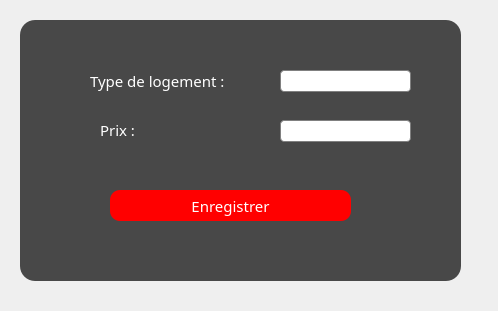
<?xml version="1.0" encoding="UTF-8"?>
<ui version="4.0">
 <class>ModifLog</class>
 <widget class="QDialog" name="ModifLog">
  <property name="geometry">
   <rect>
    <x>0</x>
    <y>0</y>
    <width>498</width>
    <height>311</height>
   </rect>
  </property>
  <property name="windowTitle">
   <string>Hotel</string>
  </property>
  <property name="windowIcon">
   <iconset resource="image.qrc">
    <normaloff>:/projetimages/projetimages/e.png</normaloff>:/projetimages/projetimages/e.png</iconset>
  </property>
  <property name="styleSheet">
   <string notr="true">

QLineEdit
{

    border: 1px solid gray;
    border-radius: 4px;
    padding: 1px 18px 1px 3px;
    min-width: 6em;
}
QDialog
{
		background-image: url(:/projetimages/projetimages/a.jpg);

}

*{
font-family:centry gothlic ;
font-size:15px;
}
QWidget#widget{

	background:rgba(0,0,0,0.7);
border-radius:15px;
}


QPushButton
 {
     background-color: red;

     border-radius: 10px;

 }






#label_2{
color:white;
background:transparent;

}

#label{
color:white;
background:transparent;

}





QPushButton
{
color:white;

border-raduis:15px;
}
QPushButton:hover
{

color: white;
border-radius:15px;
background:rgb(255, 85, 127);
}
</string>
  </property>
  <widget class="QWidget" name="widget" native="true">
   <property name="geometry">
    <rect>
     <x>20</x>
     <y>20</y>
     <width>441</width>
     <height>261</height>
    </rect>
   </property>
   <widget class="QLineEdit" name="prixlogmodif_txt">
    <property name="geometry">
     <rect>
      <x>260</x>
      <y>100</y>
      <width>131</width>
      <height>22</height>
     </rect>
    </property>
   </widget>
   <widget class="QLabel" name="label">
    <property name="geometry">
     <rect>
      <x>70</x>
      <y>50</y>
      <width>181</width>
      <height>21</height>
     </rect>
    </property>
    <property name="text">
     <string>Type de logement :</string>
    </property>
   </widget>
   <widget class="QLineEdit" name="typelogmodfi_txt">
    <property name="geometry">
     <rect>
      <x>260</x>
      <y>50</y>
      <width>131</width>
      <height>22</height>
     </rect>
    </property>
   </widget>
   <widget class="QPushButton" name="modifiertypelog_btn">
    <property name="geometry">
     <rect>
      <x>90</x>
      <y>170</y>
      <width>241</width>
      <height>31</height>
     </rect>
    </property>
    <property name="text">
     <string>Enregistrer</string>
    </property>
   </widget>
   <widget class="QLabel" name="label_2">
    <property name="geometry">
     <rect>
      <x>80</x>
      <y>100</y>
      <width>111</width>
      <height>20</height>
     </rect>
    </property>
    <property name="text">
     <string>Prix :</string>
    </property>
   </widget>
  </widget>
 </widget>
 <resources>
  <include location="image.qrc"/>
 </resources>
 <connections/>
</ui>
